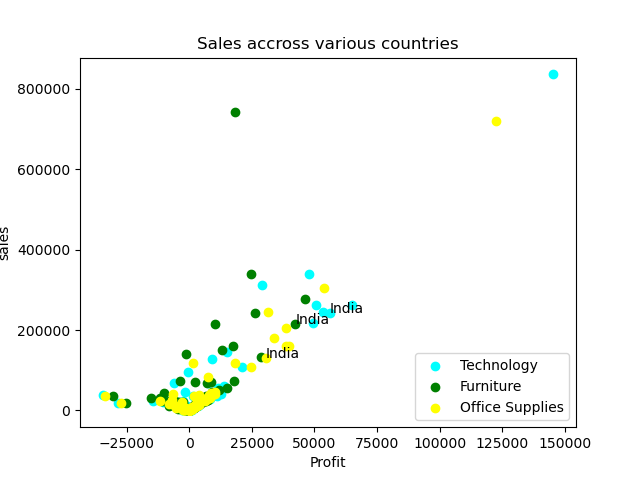

Write the Python code that produced this figure.
# Scatterplot displays the scatter of the data. It can be helpful in checking for any relationship pattern between two quantitative variables and detecting the presence of outliers within them.

import numpy as np
import matplotlib.pyplot as plt

sales = np.array ([1013.14, 8298.48, 875.51, 22320.83, 9251.6, 4516.86, 585.16, 836154.03, 216748.48, 174.2, 27557.79, 563.25, 558.11, 37117.45, 357.36, 2206.96, 709.5, 35064.03, 7230.78, 235.33, 148.32, 3973.27, 11737.8, 7104.63, 83.67, 5569.83, 92.34, 107104.36, 1045.62, 9072.51, 42485.82, 5093.82, 14846.16, 943.92, 684.36, 15012.03, 38196.18, 2448.75, 28881.96, 13912.14, 4507.2, 4931.06, 12805.05, 67912.73, 4492.2, 1740.01, 458.04, 16904.32, 21744.53, 10417.26, 18665.33, 2808.42, 54195.57, 67332.5, 24390.95, 1790.43, 2234.19, 9917.5, 7408.14, 36051.99, 1352.22, 1907.7, 245722.14, 2154.66, 1078.21, 3391.65, 28262.73, 5177.04, 66.51, 2031.34, 1683.72, 1970.01, 6515.82, 1055.31, 1029.48, 5303.4, 1850.96, 1159.41, 39989.13, 1183.87, 96365.09, 8356.68, 7010.24, 23119.23, 46109.28, 146071.84, 242259.03, 9058.95, 1313.67, 31525.06, 2019.94, 703.04, 1868.79, 700.5, 55512.02, 243.5, 2113.18, 11781.81, 262189.49, 3487.29, 513.12, 312050.42, 5000.7, 121.02, 1302.78, 169.92, 124.29, 57366.05, 29445.93, 4614.3, 45009.98, 309.24, 3353.67, 41348.34, 2280.27, 61193.7, 1466.79, 12419.94, 445.12, 25188.65, 263514.92, 12351.23, 1152.3, 26298.81, 9900.78, 5355.57, 2325.66, 6282.81, 127707.92, 1283.1, 3560.15, 3723.84, 13715.01, 4887.9, 3396.89, 33348.42, 625.02, 1665.48, 32486.97, 340212.44, 20516.22, 8651.16, 13590.06, 2440.35, 6462.57, 1770.13, 7527.18, 1433.65, 423.3, 21601.72, 10035.72, 2378.49, 3062.38, 719469.32, 179366.79, 345.17, 30345.78, 300.71, 940.81, 36468.08, 1352.85, 1755.72, 2391.96, 19.98, 19792.8, 15633.88, 7.45, 521.67, 1118.24, 7231.68, 12399.32, 204.36, 23.64, 5916.48, 313.98, 108181.5, 9212.42, 27476.91, 1761.33, 289.5, 780.3, 15098.46, 813.27, 47.55, 8323.23, 22634.64, 1831.02, 28808.1, 10539.78, 588.99, 939.78, 7212.41, 15683.01, 41369.09, 5581.6, 403.36, 375.26, 12276.66, 15393.56, 76.65, 5884.38, 18005.49, 3094.71, 43642.78, 35554.83, 22977.11, 1026.33, 665.28, 9712.49, 6038.52, 30756.51, 3758.25, 4769.49, 2463.3, 160153.16, 967.11, 2311.74, 1414.83, 12764.91, 4191.24, 110.76, 637.34, 1195.12, 2271.63, 804.12, 196.17, 167.67, 131.77, 2842.05, 9969.12, 1784.35, 3098.49, 25005.54, 1300.1, 118697.39, 7920.54, 6471.78, 31707.57, 37636.47, 118777.77, 131170.76, 3980.88, 3339.39, 26563.9, 4038.73, 124.8, 196.65, 2797.77, 29832.76, 184.84, 79.08, 8047.83, 205313.25, 1726.98, 899.73, 224.06, 304763.54, 6101.31, 729.6, 896.07, 17.82, 26.22, 46429.78, 31167.27, 2455.94, 37714.3, 1506.93, 3812.78, 25223.34, 3795.96, 437.31, 41278.86, 2091.81, 6296.61, 468.82, 23629.64, 160435.53, 9725.46, 1317.03, 1225.26, 30034.08, 7893.45, 2036.07, 215.52, 3912.42, 82783.43, 253.14, 966.96, 3381.26, 164.07, 1984.23, 75.12, 25168.17, 3295.53, 991.12, 10772.1, 44.16, 1311.45, 35352.57, 245783.54, 20.49, 13471.06, 8171.16, 14075.67, 611.82, 3925.56, 981.84, 10209.84, 156.56, 243.06, 21287.52, 7300.51, 434.52, 6065.0, 741577.51, 132461.03, 224.75, 28953.6, 757.98, 528.15, 34922.41, 50.58, 2918.48, 1044.96, 22195.13, 3951.48, 6977.64, 219.12, 5908.38, 10987.46, 4852.26, 445.5, 71860.82, 14840.45, 24712.08, 1329.9, 1180.44, 85.02, 10341.63, 690.48, 1939.53, 20010.51, 914.31, 25223.82, 12804.66, 2124.24, 602.82, 2961.66, 15740.79, 74138.35, 7759.39, 447.0, 2094.84, 22358.95, 21734.53, 4223.73, 17679.53, 1019.85, 51848.72, 69133.3, 30146.9, 705.48, 14508.88, 7489.38, 20269.44, 246.12, 668.13, 768.93, 215677.35, 899.16, 2578.2, 4107.99, 20334.57, 366.84, 3249.27, 98.88, 3497.88, 3853.05, 786.75, 1573.68, 458.36, 1234.77, 1094.22, 2300.61, 970.14, 3068.25, 35792.85, 4277.82, 71080.28, 3016.86, 3157.49, 15888.0, 30000.36, 140037.89, 216056.25, 1214.22, 1493.94, 32036.69, 4979.66, 106.02, 46257.68, 1033.3, 937.32, 3442.62, 160633.45, 213.15, 338.88, 242117.13, 9602.34, 2280.99, 73759.08, 23526.12, 6272.74, 43416.3, 576.78, 1471.61, 20844.9, 3497.7, 56382.38, 902.58, 6235.26, 48.91, 32684.24, 276611.58, 13370.38, 10595.28, 4555.14, 10084.38, 267.72, 1012.95, 4630.5, 149433.51, 364.32, 349.2, 4647.56, 504.0, 10343.52, 5202.66, 2786.26, 34135.95, 2654.58, 24699.51, 339239.87, 136.26, 23524.51, 8731.68, 8425.86, 835.95, 11285.19])
profit = np.array([-1213.46, 1814.13, -1485.7, -2286.73, -2872.12, 946.8, 198.48, 145454.95, 49476.1, -245.56, 5980.77, -790.47, -895.72, -34572.08, 117.9, 561.96, 152.85, 1426.05, 1873.17, -251.03, 68.22, 635.11, 3722.4, -3168.63, 27.6, 952.11, 7.38, 20931.13, 186.36, -5395.38, 9738.45, 525.27, 3351.99, 120.78, 266.88, 3795.21, 8615.97, 609.54, 7710.57, 2930.43, 1047.96, -2733.32, 2873.73, -5957.89, -909.6, 163.41, -376.02, -6322.68, -10425.86, 2340.36, -28430.53, 756.12, 12633.33, 7382.54, -14327.69, 436.44, 683.85, -694.91, 1960.56, 10925.82, 334.08, 425.49, 53580.2, 1024.56, 110.93, 632.22, 8492.58, 1418.88, 19.26, -2567.57, 346.26, 601.86, 1318.68, 304.05, 428.37, 1416.24, -2878.18, 283.41, 12611.04, 261.95, -648.43, 1112.88, -2640.29, 6154.32, 11558.79, 15291.4, 56092.65, 1515.39, 342.03, -10865.66, -902.8, 351.52, 364.17, 87.72, 11565.66, 75.4, 289.33, 3129.63, 50795.72, 783.72, 215.46, 29196.89, 1147.26, 53.22, 286.56, 73.02, 42.24, 13914.85, 5754.54, 998.04, -1476.04, 86.58, -1636.35, 10511.91, 647.34, 13768.62, 338.67, 3095.67, 173.84, 5632.93, 64845.11, 3297.33, 338.61, 7246.62, 2255.52, 1326.36, 827.64, 1100.58, 9051.36, 412.23, 1063.91, 940.59, 3891.84, 1599.51, 1129.57, 8792.64, 6.24, 592.77, 8792.85, 47727.5, -4597.68, 2242.56, 3546.45, 321.87, 1536.72, -2463.29, 1906.08, -1916.99, 186.24, 3002.05, -3250.98, 554.7, 830.64, 122612.79, 33894.21, -559.03, 7528.05, -477.67, -1660.25, -33550.96, 481.68, 425.08, 450.3, 9.57, -3025.29, 2924.62, -11.84, 87.36, 26.51, 1727.19, -6131.18, 59.16, 3.06, 1693.47, 74.67, 24729.21, -4867.94, 6705.18, 410.79, 70.74, 101.7, 3264.3, 137.01, 6.18, 2100.21, 5295.24, 520.29, 7205.52, 2602.65, 116.67, 224.91, -5153.93, 3882.69, -6535.24, -1254.1, 84.56, -186.38, -3167.2, -7935.59, 37.02, 1908.06, -27087.84, 829.32, 8727.44, 2011.47, -11629.64, 234.96, 53.1, 1248.14, 1511.07, 7374.24, 1193.28, 1090.23, 553.86, 38483.86, 255.81, 528.54, 326.07, 3924.36, 1018.92, 36.48, 113.24, -1770.05, 527.64, 224.49, 79.53, 64.77, 38.08, 868.08, 2265.06, -2643.62, 833.73, 5100.03, 326.44, 18158.84, 1682.01, -3290.22, 8283.33, 7926.18, 1694.41, 30522.92, 1214.07, 900.6, -6860.8, -865.91, 26.16, 47.22, 863.52, 7061.26, 73.92, 33.12, 1801.23, 38815.44, 431.13, 216.81, 16.5, 53688.2, 1210.32, 236.94, 210.84, 3.18, 2.22, 10265.64, 7212.3, 343.56, 3898.28, 568.11, -1867.85, 5782.38, 697.29, -192.06, 10179.02, 616.32, 1090.47, 165.84, 6138.28, 39723.06, 2085.14, 90.0, 129.93, 7957.53, 2131.86, 562.44, 99.12, 1298.37, 7580.33, 113.73, 139.71, 456.0, 21.24, 292.68, 30.34, 5817.15, 1060.89, 252.9, 3060.61, 6.6, 219.09, 8735.82, 31481.09, 2.85, -3124.72, 2195.94, 3464.7, 141.12, 1125.69, -1752.03, 3281.52, -303.77, 114.18, -2412.63, -5099.61, 146.64, 660.22, 18329.28, 28529.84, -232.27, 7435.41, -1157.94, -746.73, -30324.2, 2.52, 1313.44, 213.72, -5708.95, 930.18, 1663.02, 31.59, 1787.88, -8219.56, 973.92, 4.32, 8729.78, -2529.52, 5361.06, 69.21, 519.3, 13.56, 2236.77, 213.96, 367.98, 5074.2, 206.61, 7620.36, 2093.19, 164.07, 230.01, -815.82, 4226.7, -3635.09, -3344.17, 167.26, 143.79, -8233.57, -4085.21, 919.35, -25232.35, 234.33, 12040.68, 7206.28, -15112.76, 206.04, -2662.49, 2346.81, 4461.36, 93.48, 82.11, 147.87, 10389.53, 395.58, 474.74, 1333.26, 3913.02, 117.36, 858.78, 6.9, -4628.49, 1170.6, 218.55, 539.58, -211.0, 438.87, 317.16, 310.8, -1578.09, 706.56, 6617.4, 803.84, 2475.26, 764.34, -1461.88, 3805.56, 7371.27, -1377.13, 42435.03, 472.47, 315.48, -11755.91, -2418.6, 6.36, 9317.76, 326.88, -287.31, 637.68, 17579.17, 70.83, 47.4, 26143.92, 1548.15, 612.78, 17842.76, 6735.39, 1206.5, -10035.74, 149.4, -777.85, 5566.29, 748.92, 14941.58, 348.93, 1944.06, -5.51, 7026.84, 46114.92, 2361.86, 2613.24, 1277.37, 2587.74, 103.08, 311.43, 1250.58, 13055.21, 18.21, 108.24, 709.44, 115.92, 1863.6, 1873.86, 817.32, 7577.64, 1019.19, 6813.03, 24698.84, 66.24, -10971.39, 2056.47, 2095.35, 246.33, 2797.89])
product_category = np.array(['Technology', 'Technology', 'Technology', 'Technology', 'Technology', 'Technology', 'Technology', 'Technology', 'Technology', 'Technology', 'Technology', 'Technology', 'Technology', 'Technology', 'Technology', 'Technology', 'Technology', 'Technology', 'Technology', 'Technology', 'Technology', 'Technology', 'Technology', 'Technology', 'Technology', 'Technology', 'Technology', 'Technology', 'Technology', 'Technology', 'Technology', 'Technology', 'Technology', 'Technology', 'Technology', 'Technology', 'Technology', 'Technology', 'Technology', 'Technology', 'Technology', 'Technology', 'Technology', 'Technology', 'Technology', 'Technology', 'Technology', 'Technology', 'Technology', 'Technology', 'Technology', 'Technology', 'Technology', 'Technology', 'Technology', 'Technology', 'Technology', 'Technology', 'Technology', 'Technology', 'Technology', 'Technology', 'Technology', 'Technology', 'Technology', 'Technology', 'Technology', 'Technology', 'Technology', 'Technology', 'Technology', 'Technology', 'Technology', 'Technology', 'Technology', 'Technology', 'Technology', 'Technology', 'Technology', 'Technology', 'Technology', 'Technology', 'Technology', 'Technology', 'Technology', 'Technology', 'Technology', 'Technology', 'Technology', 'Technology', 'Technology', 'Technology', 'Technology', 'Technology', 'Technology', 'Technology', 'Technology', 'Technology', 'Technology', 'Technology', 'Technology', 'Technology', 'Technology', 'Technology', 'Technology', 'Technology', 'Technology', 'Technology', 'Technology', 'Technology', 'Technology', 'Technology', 'Technology', 'Technology', 'Technology', 'Technology', 'Technology', 'Technology', 'Technology', 'Technology', 'Technology', 'Technology', 'Technology', 'Technology', 'Technology', 'Technology', 'Technology', 'Technology', 'Technology', 'Technology', 'Technology', 'Technology', 'Technology', 'Technology', 'Technology', 'Technology', 'Technology', 'Technology', 'Technology', 'Technology', 'Technology', 'Technology', 'Technology', 'Technology', 'Technology', 'Office Supplies', 'Office Supplies', 'Office Supplies', 'Office Supplies', 'Office Supplies', 'Office Supplies', 'Office Supplies', 'Office Supplies', 'Office Supplies', 'Office Supplies', 'Office Supplies', 'Office Supplies', 'Office Supplies', 'Office Supplies', 'Office Supplies', 'Office Supplies', 'Office Supplies', 'Office Supplies', 'Office Supplies', 'Office Supplies', 'Office Supplies', 'Office Supplies', 'Office Supplies', 'Office Supplies', 'Office Supplies', 'Office Supplies', 'Office Supplies', 'Office Supplies', 'Office Supplies', 'Office Supplies', 'Office Supplies', 'Office Supplies', 'Office Supplies', 'Office Supplies', 'Office Supplies', 'Office Supplies', 'Office Supplies', 'Office Supplies', 'Office Supplies', 'Office Supplies', 'Office Supplies', 'Office Supplies', 'Office Supplies', 'Office Supplies', 'Office Supplies', 'Office Supplies', 'Office Supplies', 'Office Supplies', 'Office Supplies', 'Office Supplies', 'Office Supplies', 'Office Supplies', 'Office Supplies', 'Office Supplies', 'Office Supplies', 'Office Supplies', 'Office Supplies', 'Office Supplies', 'Office Supplies', 'Office Supplies', 'Office Supplies', 'Office Supplies', 'Office Supplies', 'Office Supplies', 'Office Supplies', 'Office Supplies', 'Office Supplies', 'Office Supplies', 'Office Supplies', 'Office Supplies', 'Office Supplies', 'Office Supplies', 'Office Supplies', 'Office Supplies', 'Office Supplies', 'Office Supplies', 'Office Supplies', 'Office Supplies', 'Office Supplies', 'Office Supplies', 'Office Supplies', 'Office Supplies', 'Office Supplies', 'Office Supplies', 'Office Supplies', 'Office Supplies', 'Office Supplies', 'Office Supplies', 'Office Supplies', 'Office Supplies', 'Office Supplies', 'Office Supplies', 'Office Supplies', 'Office Supplies', 'Office Supplies', 'Office Supplies', 'Office Supplies', 'Office Supplies', 'Office Supplies', 'Office Supplies', 'Office Supplies', 'Office Supplies', 'Office Supplies', 'Office Supplies', 'Office Supplies', 'Office Supplies', 'Office Supplies', 'Office Supplies', 'Office Supplies', 'Office Supplies', 'Office Supplies', 'Office Supplies', 'Office Supplies', 'Office Supplies', 'Office Supplies', 'Office Supplies', 'Office Supplies', 'Office Supplies', 'Office Supplies', 'Office Supplies', 'Office Supplies', 'Office Supplies', 'Office Supplies', 'Office Supplies', 'Office Supplies', 'Office Supplies', 'Office Supplies', 'Office Supplies', 'Office Supplies', 'Office Supplies', 'Office Supplies', 'Office Supplies', 'Office Supplies', 'Office Supplies', 'Office Supplies', 'Office Supplies', 'Office Supplies', 'Office Supplies', 'Office Supplies', 'Office Supplies', 'Office Supplies', 'Office Supplies', 'Office Supplies', 'Office Supplies', 'Office Supplies', 'Office Supplies', 'Office Supplies', 'Office Supplies', 'Office Supplies', 'Office Supplies', 'Office Supplies', 'Office Supplies', 'Office Supplies', 'Office Supplies', 'Office Supplies', 'Office Supplies', 'Office Supplies', 'Office Supplies', 'Office Supplies', 'Office Supplies', 'Office Supplies', 'Furniture', 'Furniture', 'Furniture', 'Furniture', 'Furniture', 'Furniture', 'Furniture', 'Furniture', 'Furniture', 'Furniture', 'Furniture', 'Furniture', 'Furniture', 'Furniture', 'Furniture', 'Furniture', 'Furniture', 'Furniture', 'Furniture', 'Furniture', 'Furniture', 'Furniture', 'Furniture', 'Furniture', 'Furniture', 'Furniture', 'Furniture', 'Furniture', 'Furniture', 'Furniture', 'Furniture', 'Furniture', 'Furniture', 'Furniture', 'Furniture', 'Furniture', 'Furniture', 'Furniture', 'Furniture', 'Furniture', 'Furniture', 'Furniture', 'Furniture', 'Furniture', 'Furniture', 'Furniture', 'Furniture', 'Furniture', 'Furniture', 'Furniture', 'Furniture', 'Furniture', 'Furniture', 'Furniture', 'Furniture', 'Furniture', 'Furniture', 'Furniture', 'Furniture', 'Furniture', 'Furniture', 'Furniture', 'Furniture', 'Furniture', 'Furniture', 'Furniture', 'Furniture', 'Furniture', 'Furniture', 'Furniture', 'Furniture', 'Furniture', 'Furniture', 'Furniture', 'Furniture', 'Furniture', 'Furniture', 'Furniture', 'Furniture', 'Furniture', 'Furniture', 'Furniture', 'Furniture', 'Furniture', 'Furniture', 'Furniture', 'Furniture', 'Furniture', 'Furniture', 'Furniture', 'Furniture', 'Furniture', 'Furniture', 'Furniture', 'Furniture', 'Furniture', 'Furniture', 'Furniture', 'Furniture', 'Furniture', 'Furniture', 'Furniture', 'Furniture', 'Furniture', 'Furniture', 'Furniture', 'Furniture', 'Furniture', 'Furniture', 'Furniture', 'Furniture', 'Furniture', 'Furniture', 'Furniture', 'Furniture', 'Furniture', 'Furniture', 'Furniture', 'Furniture', 'Furniture', 'Furniture', 'Furniture', 'Furniture', 'Furniture', 'Furniture', 'Furniture', 'Furniture', 'Furniture', 'Furniture', 'Furniture', 'Furniture', 'Furniture', 'Furniture', 'Furniture', 'Furniture', 'Furniture', 'Furniture', 'Furniture', 'Furniture', 'Furniture', 'Furniture', 'Furniture', 'Furniture'])
country = np.array(['Zimbabwe', 'Zambia', 'Yemen', 'Vietnam', 'Venezuela', 'Uzbekistan', 'Uruguay', 'United States', 'United Kingdom', 'United Arab Emirates', 'Ukraine', 'Uganda', 'Turkmenistan', 'Turkey', 'Tunisia', 'Trinidad and Tobago', 'Togo', 'Thailand', 'Tanzania', 'Tajikistan', 'Taiwan', 'Syria', 'Switzerland', 'Sweden', 'Swaziland', 'Sudan', 'Sri Lanka', 'Spain', 'South Sudan', 'South Korea', 'South Africa', 'Somalia', 'Singapore', 'Sierra Leone', 'Serbia', 'Senegal', 'Saudi Arabia', 'Rwanda', 'Russia', 'Romania', 'Qatar', 'Portugal', 'Poland', 'Philippines', 'Peru', 'Paraguay', 'Papua New Guinea', 'Panama', 'Pakistan', 'Norway', 'Nigeria', 'Niger', 'Nicaragua', 'New Zealand', 'Netherlands', 'Nepal', 'Namibia', 'Myanmar (Burma)', 'Mozambique', 'Morocco', 'Mongolia', 'Moldova', 'Mexico', 'Mauritania', 'Martinique', 'Mali', 'Malaysia', 'Madagascar', 'Luxembourg', 'Lithuania', 'Libya', 'Liberia', 'Lesotho', 'Lebanon', 'Kyrgyzstan', 'Kenya', 'Kazakhstan', 'Jordan', 'Japan', 'Jamaica', 'Italy', 'Israel', 'Ireland', 'Iraq', 'Iran', 'Indonesia', 'India', 'Hungary', 'Hong Kong', 'Honduras', 'Haiti', 'Guyana', 'Guinea-Bissau', 'Guinea', 'Guatemala', 'Guadeloupe', 'Greece', 'Ghana', 'Germany', 'Georgia', 'Gabon', 'France', 'Finland', 'Ethiopia', 'Estonia', 'Eritrea', 'Equatorial Guinea', 'El Salvador', 'Egypt', 'Ecuador', 'Dominican Republic', 'Djibouti', 'Denmark', 'Democratic Republic of the Congo', 'Czech Republic', 'Cuba', 'Croatia','Cote d\'Ivoire' , 'Costa Rica', 'Colombia', 'China', 'Chile', 'Central African Republic', 'Canada', 'Cameroon', 'Cambodia', 'Burkina Faso', 'Bulgaria', 'Brazil', 'Bosnia and Herzegovina', 'Bolivia', 'Benin', 'Belgium', 'Belarus', 'Barbados', 'Bangladesh', 'Bahrain', 'Azerbaijan', 'Austria', 'Australia', 'Argentina', 'Angola', 'Algeria', 'Albania', 'Afghanistan', 'Zimbabwe', 'Zambia', 'Yemen', 'Western Sahara', 'Vietnam', 'Venezuela', 'Uzbekistan', 'Uruguay', 'United States', 'United Kingdom', 'United Arab Emirates', 'Ukraine', 'Uganda', 'Turkmenistan', 'Turkey', 'Tunisia', 'Trinidad and Tobago', 'Togo', 'The Gambia', 'Thailand', 'Tanzania', 'Tajikistan', 'Taiwan', 'Syria', 'Switzerland', 'Sweden', 'Swaziland', 'Suriname', 'Sudan', 'Sri Lanka', 'Spain', 'South Korea', 'South Africa', 'Somalia', 'Slovenia', 'Slovakia', 'Singapore', 'Sierra Leone', 'Serbia', 'Senegal', 'Saudi Arabia', 'Rwanda', 'Russia', 'Romania', 'Republic of the Congo', 'Qatar', 'Portugal', 'Poland', 'Philippines', 'Peru', 'Paraguay', 'Papua New Guinea', 'Panama', 'Pakistan', 'Oman', 'Norway', 'Nigeria', 'Niger', 'Nicaragua', 'New Zealand', 'Netherlands', 'Nepal', 'Namibia', 'Myanmar (Burma)', 'Mozambique', 'Morocco', 'Montenegro', 'Mongolia', 'Moldova', 'Mexico', 'Mauritania', 'Martinique', 'Mali', 'Malaysia', 'Madagascar', 'Macedonia', 'Luxembourg', 'Lithuania', 'Libya', 'Liberia', 'Lesotho', 'Lebanon', 'Laos', 'Kyrgyzstan', 'Kenya', 'Kazakhstan', 'Jordan', 'Japan', 'Jamaica', 'Italy', 'Israel', 'Ireland', 'Iraq', 'Iran', 'Indonesia', 'India', 'Hungary', 'Hong Kong', 'Honduras', 'Haiti', 'Guyana', 'Guinea-Bissau', 'Guinea', 'Guatemala', 'Guadeloupe', 'Greece', 'Ghana', 'Germany', 'Georgia', 'Gabon', 'French Guiana', 'France', 'Finland', 'Ethiopia', 'Estonia', 'Eritrea', 'Equatorial Guinea', 'El Salvador', 'Egypt', 'Ecuador', 'Dominican Republic', 'Djibouti', 'Denmark', 'Democratic Republic of the Congo', 'Czech Republic', 'Cyprus', 'Cuba', 'Croatia','Cote d\'Ivoire', 'Costa Rica', 'Colombia', 'China', 'Chile', 'Chad', 'Central African Republic', 'Canada', 'Cameroon', 'Cambodia', 'Burkina Faso', 'Bulgaria', 'Brazil', 'Botswana', 'Bosnia and Herzegovina', 'Bolivia', 'Bhutan', 'Benin', 'Belize', 'Belgium', 'Belarus', 'Barbados', 'Bangladesh', 'Bahrain', 'Azerbaijan', 'Austria', 'Australia', 'Armenia', 'Argentina', 'Angola', 'Algeria', 'Albania', 'Afghanistan', 'Zimbabwe', 'Zambia', 'Yemen', 'Western Sahara', 'Vietnam', 'Venezuela', 'Uzbekistan', 'Uruguay', 'United States', 'United Kingdom', 'United Arab Emirates', 'Ukraine', 'Uganda', 'Turkmenistan', 'Turkey', 'Tunisia', 'Trinidad and Tobago', 'Togo', 'Thailand', 'Tanzania', 'Taiwan', 'Syria', 'Switzerland', 'Sweden', 'Sudan', 'Sri Lanka', 'Spain', 'South Korea', 'South Africa', 'Somalia', 'Slovenia', 'Slovakia', 'Singapore', 'Sierra Leone', 'Senegal', 'Saudi Arabia', 'Rwanda', 'Russia', 'Romania', 'Republic of the Congo', 'Qatar', 'Portugal', 'Poland', 'Philippines', 'Peru', 'Paraguay', 'Papua New Guinea', 'Panama', 'Pakistan', 'Norway', 'Nigeria', 'Niger', 'Nicaragua', 'New Zealand', 'Netherlands', 'Nepal', 'Myanmar (Burma)', 'Mozambique', 'Morocco', 'Montenegro', 'Mongolia', 'Moldova', 'Mexico', 'Mauritania', 'Martinique', 'Mali', 'Malaysia', 'Malawi', 'Madagascar', 'Macedonia', 'Lithuania', 'Libya', 'Liberia', 'Lebanon', 'Laos', 'Kyrgyzstan', 'Kuwait', 'Kenya', 'Kazakhstan', 'Jordan', 'Japan', 'Jamaica', 'Italy', 'Israel', 'Ireland', 'Iraq', 'Iran', 'Indonesia', 'India', 'Hungary', 'Hong Kong', 'Honduras', 'Haiti', 'Guyana', 'Guatemala', 'Guadeloupe', 'Greece', 'Ghana', 'Germany', 'Georgia', 'Gabon', 'France', 'Finland', 'Estonia', 'El Salvador', 'Egypt', 'Ecuador', 'Dominican Republic', 'Djibouti', 'Denmark', 'Democratic Republic of the Congo', 'Czech Republic', 'Cuba', 'Croatia','Cote d\'Ivoire', 'Costa Rica', 'Colombia', 'China', 'Chile', 'Canada', 'Cameroon', 'Cambodia', 'Burundi', 'Burkina Faso', 'Bulgaria', 'Brazil', 'Botswana', 'Bosnia and Herzegovina', 'Bolivia', 'Benin', 'Belgium', 'Belarus', 'Barbados', 'Bangladesh', 'Azerbaijan', 'Austria', 'Australia', 'Armenia', 'Argentina', 'Angola', 'Algeria', 'Albania', 'Afghanistan'])

categories = np.array(["Technology","Furniture","Office Supplies"])
colors = np.array(["cyan","green","yellow"])

# setting titles and labels for the scatter plot
plt.title("Sales accross various countries")
plt.xlabel("Profit")
plt.ylabel("sales")

# plotting the points on the graph with different color for different category
for color,category in zip(colors,categories):
    s = sales[category == product_category]                 # retrieving the sales of one category at a time
    p = profit[category == product_category]                # # retrieving the profit of one category at a time
    plt.scatter(p,s,c=color,label=category)

# for adding labels on the graph
for (x,y) in zip(profit[country=="India"],sales[country=="India"]):
    plt.annotate("India",(x,y))

# for adding the description at right bottom to denote the color and category
plt.legend()

plt.show()
